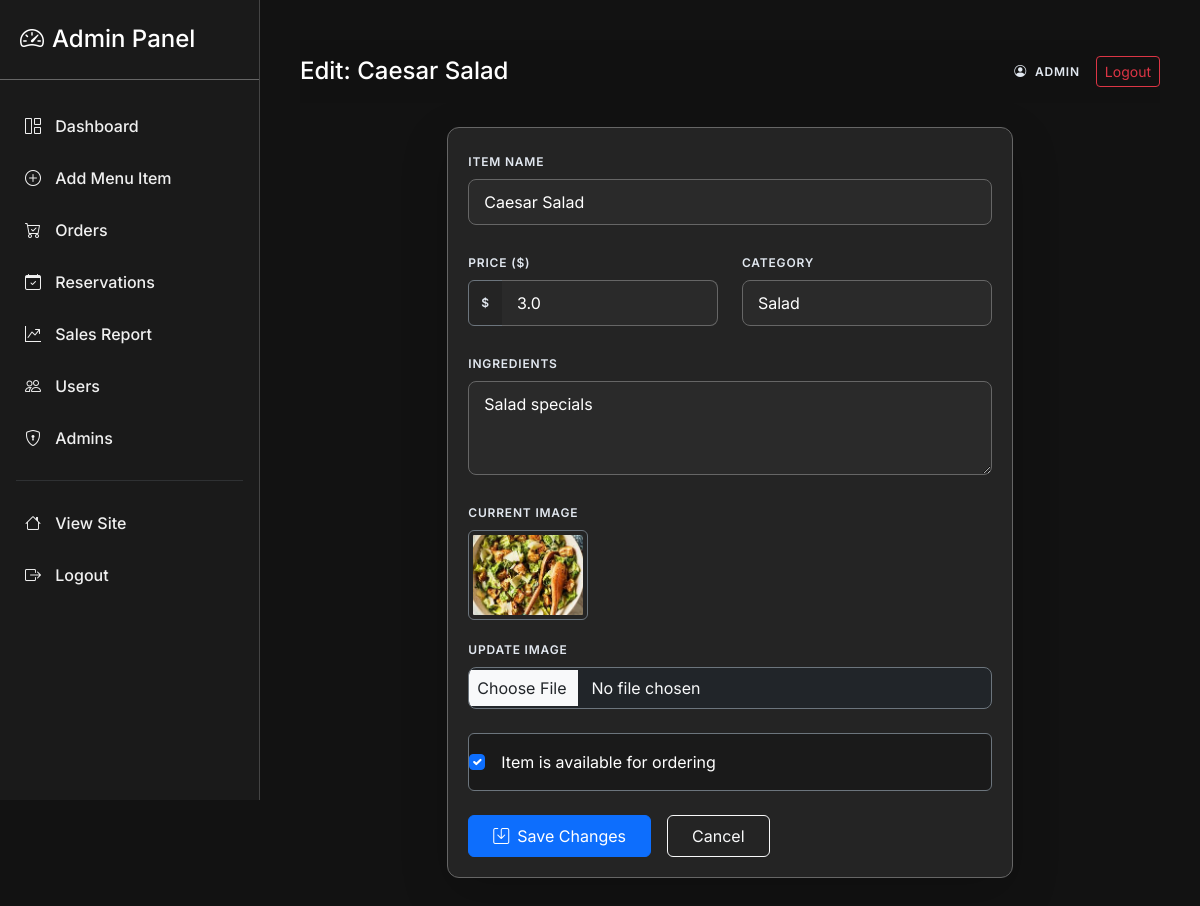
The app's page /admin/menu/edit/2 (signed in) with its own data.
### app.py (models this page shows, shortened)
class MenuItem(db.Model):
    id = db.Column(db.Integer, primary_key=True)
    name = db.Column(db.String(150), nullable=False)
    price = db.Column(db.Float, nullable=False, default=0.0)
    category = db.Column(db.String(100), nullable=True)
    ingredients = db.Column(db.String(400), nullable=True)
    availability = db.Column(db.Boolean, default=True)  # NOTE: matches templates
    image = db.Column(db.String(300), nullable=True)
    ratings = db.relationship('Rating', backref='menu_item', lazy=True, cascade="all, delete-orphan")
    def get_average_rating(self):
        if not self.ratings:
            return 0
        return round(sum(r.score for r in self.ratings) / len(self.ratings), 1)

### app.py (the view, shortened to what this page needs)
@app.route('/admin/menu/edit/<int:item_id>', methods=['GET', 'POST'])
@admin_required
def admin_edit_menu(item_id):
    mi = MenuItem.query.get_or_404(item_id)
    return render_template('admin/edit_menu.html', item=mi)

### app.py (called while the page is built)
def admin_required(fn):
    @wraps(fn)
    def wrapper(*args, **kwargs):
        if not session.get('is_admin'):
            flash('Admin login required.')
            return redirect(url_for('admin_login'))
        return fn(*args, **kwargs)
    return wrapper

@app.context_processor
def inject_global_data():
    cart = session.get('cart', {})
    count = sum(cart.values()) if isinstance(cart, dict) else 0
    all_items = MenuItem.query.all()
    best_item = None
    max_avg = 0
    for it in all_items:
        avg = it.get_average_rating()
        if avg > max_avg:
            max_avg = avg
            best_item = it
    return dict(cart_count=count, best_rated_item=best_item)

### templates/admin/edit_menu.html (shortened to what this page needs)
{% extends 'admin/admin_base.html' %}
{% block admin_title %}Edit: {{ item.name }}{% endblock %}
{% block content %}
<div class="row justify-content-center">
  <div class="col-lg-8">
    <div class="glass-card shadow-lg">
      <form method="post" enctype="multipart/form-data">
        <div class="mb-4">
          <label class="form-label text-muted small uppercase">Item Name</label>
          <input name="name" class="form-control admin-input" value="{{ item.name }}" required>
        </div>
        <div class="row g-4 mb-4">
          <div class="col-md-6">
            <label class="form-label text-muted small uppercase">Price ($)</label>
            <div class="input-group">
              <span class="input-group-text bg-transparent border-secondary text-muted">$</span>
              <input name="price" type="number" step="0.01" class="form-control admin-input border-start-0"
                value="{{ item.price }}" required>
            </div>
          </div>
          <div class="col-md-6">
            <label class="form-label text-muted small uppercase">Category</label>
            <input name="category" class="form-control admin-input" value="{{ item.category }}">
          </div>
        </div>
        <div class="mb-4">
          <label class="form-label text-muted small uppercase">Ingredients</label>
          <textarea name="ingredients" class="form-control admin-input" rows="3">{{ item.ingredients }}</textarea>
        </div>
        <div class="mb-4">
          <label class="form-label text-muted small uppercase">Current Image</label>
          <div class="mb-3">
            <img
              src="{{ item.image and url_for('static', filename='uploads/' ~ item.image) or url_for('static', filename='img/placeholder.jpg') }}"
              class="rounded border border-secondary p-1" style="width: 120px; height: 90px; object-fit: cover;">
          </div>
          <label class="form-label text-muted small uppercase">Update Image</label>
          <div class="input-group border border-secondary rounded-3 overflow-hidden bg-dark">
            <input type="file" name="image" accept="image/*"
              class="form-control bg-transparent border-0 text-light p-2">
          </div>
        </div>
        <div class="mb-4 form-check bg-dark-pro p-3 rounded border border-secondary">
          <div class="ms-2">
            <input class="form-check-input" type="checkbox" name="availability" id="avail" {% if item.availability
              %}checked{% endif %}>
            <label class="form-check-label text-white ms-2" for="avail">Item is available for ordering</label>
          </div>
        </div>
        <div class="d-flex align-items-center gap-3">
          <button class="btn btn-primary px-4 py-2"><i class="bi bi-save me-2"></i>Save Changes</button>
          <a class="btn btn-outline-light px-4 py-2" href="{{ url_for('admin_index') }}">Cancel</a>
        </div>
      </form>
    </div>
  </div>
</div>
{% endblock %}

### static/css/admin.css (style rules this page uses)
:root { --admin-bg: #121212; --sidebar-bg: #1a1a1a; --card-bg: #242424; --border-color: #444444; --border-whitish: #666666; --text-main: #ffffff; --text-muted: #ffffff; --text-stylish: #e2e8f0; --accent-color: #0d6efd; --accent-hover: #0b5ed7; --sidebar-width: 260px; }
body.admin-body { background-color: var(--admin-bg); color: var(--text-main); font-family: 'Inter', sans-serif; overflow-x: hidden; }
.text-muted { color: var(--text-stylish) !important; letter-spacing: 0.8px; text-transform: uppercase; font-size: 0.75rem; font-weight: 600; }
.small.text-muted { font-weight: 600; }
.glass-card { background: var(--card-bg); border: 1px solid var(--border-whitish); border-radius: 12px; padding: 20px; box-shadow: 0 4px 20px rgba(0, 0, 0, 0.3); margin-bottom: 20px; }
.bg-dark-pro { background-color: #1a1a1a !important; border: 1px solid var(--border-whitish); }
.admin-input { background: #2a2a2a; border: 1px solid var(--border-whitish); color: #fff; border-radius: 8px; padding: 10px 15px; }
.admin-input::placeholder { color: var(--text-stylish); opacity: 0.8; }

### records on screen
MenuItem: name "Caesar Salad", price "3.0", category "Salad", ingredients "Salad specials", image (picture), availability "☑"
